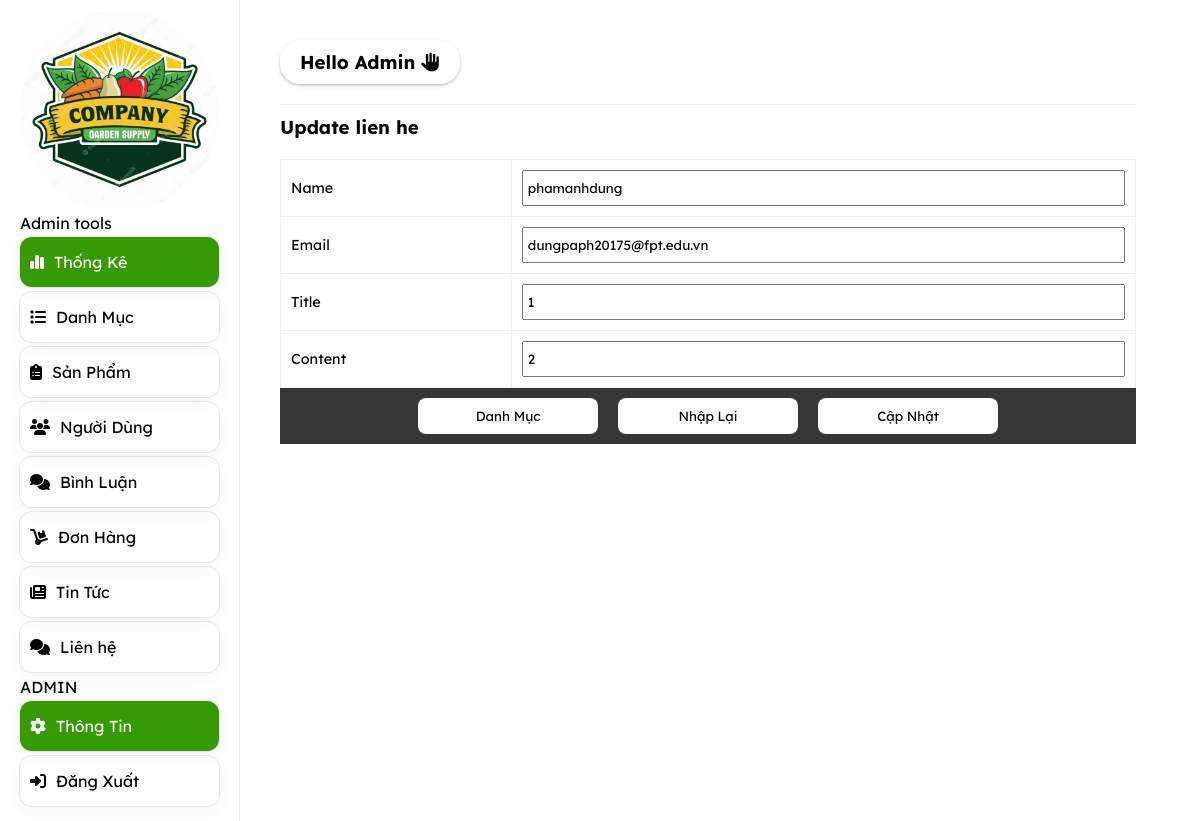
/admin/index.php?act=suacontact&id=1, run on the app's committed database.
### tables this page shows
CREATE TABLE `contact` (
  `id` int(11) NOT NULL,
  `user` varchar(255) NOT NULL,
  `email` text NOT NULL,
  `title` text NOT NULL,
  `content` text NOT NULL
);

### model/pdo.php (called while the page is built, shortened)
<?php
function pdo_get_connection(){
    $dburl = "mysql:host=localhost;dbname=duan1;charset=utf8";
    $username = 'root';
    $password = '';
    $conn = new PDO($dburl, $username, $password);
    $conn->setAttribute(PDO::ATTR_ERRMODE, PDO::ERRMODE_EXCEPTION);
    return $conn;
}
function pdo_query_one($sql){
    $sql_args = array_slice(func_get_args(), 1);
    try{
        $conn = pdo_get_connection();
        $stmt = $conn->prepare($sql);
        $stmt->execute($sql_args);
        $row = $stmt->fetch(PDO::FETCH_ASSOC);
        return $row;
    }
    catch(PDOException $e){
        throw $e;
    }
    finally{
        unset($conn);
    }
}

### model/contact.php (called while the page is built, shortened)
<?php
    function loadone_contact($id) {
        $sql = "select * from contact where id=".$id;
        $contact = pdo_query_one($sql);
        return $contact;
    }
?>

### admin/lienhe/update.php (the view, shortened to what this page needs)
<?php
    if(is_array($contact)){
        extract($contact);
    }
?>
<!DOCTYPE html>
<html lang="en">
<head>
    <link rel="stylesheet" href="../public/css/style.css">
</head>
<body>
        <h3 style="margin-top: 10px;">Update lien he</h3>
    <form action="index.php?act=updatect" method="post">
        <table class="add">
            <tr>
                <td>Name</td>
                <td>
                    <input type="text" value="<?=$user?>" name="user">
                </td>
            </tr>
            <tr>
                <td>Email</td>
                <td>
                    <input type="email" value="<?php echo $email ?>" name="email" />
                </td>
            </tr>
            <tr>
                <td>Title</td>
                <td>
                    <input type="text" name="title" value="<?=$title?>" />
                </td>
            </tr>
            <tr>
                <td>Content</td>
                <td>
                    <input type="text" name="content" value="<?=$content?>">
                </td>
            </tr>
        </table>
        <div class="table-btn">
            <a href="index.php?act=listcontact"><input type="button" value="Danh Mục"></a>
            <input type="reset" value="Nhập Lại">
            <input type="submit" name="capnhat" value="Cập Nhật"></a>
        </div>
    </form>
    </div>
</body>
</html>

### public/css/style.css (style rules this page uses)
.table-btn { width: 100%; padding: 10px; display: flex; justify-content: center; background-color: #333333; }
.table-btn input[type=button], .table-btn input[type=submit], .table-btn input[type=reset] { border: none; padding: 10px; margin: 0px 10px; border-radius: 8px; min-width: 180px; background-color: #ffff; transition: .5s; }
a { text-decoration: none; }
table { text-align: justify; width: 100%; margin-top: 20px; border-collapse: collapse; overflow: hidden; }
.add input, textarea { outline: none; width: 100%; padding: 8px 4px; }
table tr { transition: .1s; }
table tr td { font-size: .9em; min-height: 50px; min-width: 70px; margin-bottom: 2px; padding: 10px; border: 1px solid #F0F0F0; }
* { padding: 0; margin: 0; box-sizing: border-box; font-family: fontAdmin; }

### data on the page
contact: user "phamanhdung", email "dungpaph20175@fpt.edu.vn", title "1", content "2"
